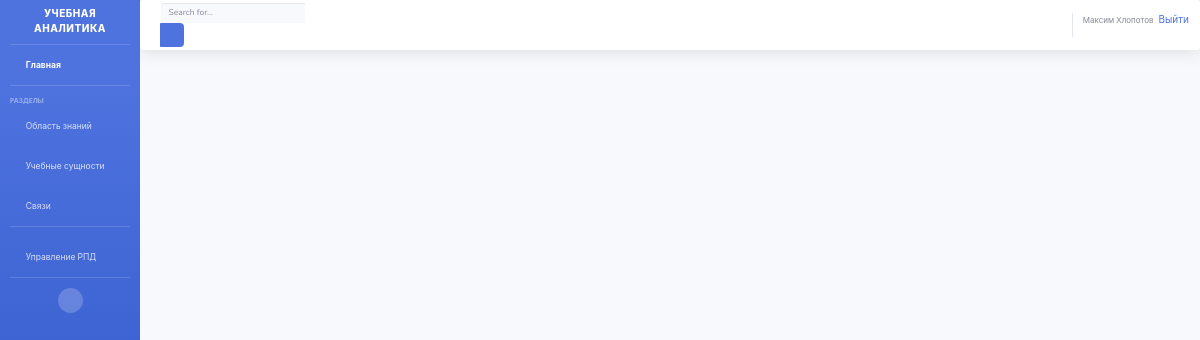
The page /items/ (signed in) on the database as committed earlier.
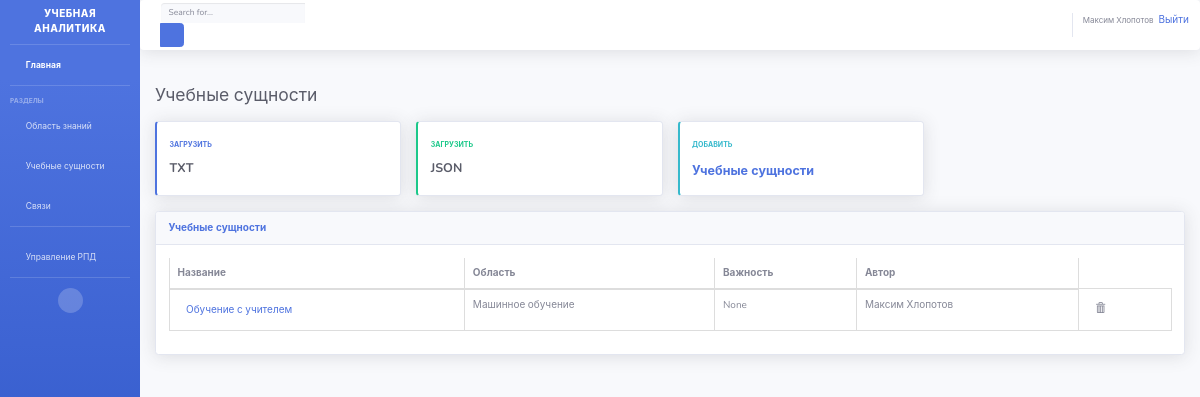
The same page on the database as committed later.
### dataprocessing/models.py (models this page shows, shortened)
class Items(models.Model):
    name = models.CharField(max_length=200, blank=True, verbose_name='Название')
    domain = models.ForeignKey(Domain, null = True, blank = True, help_text='Укажите область', verbose_name='Область знаний',on_delete=models.CASCADE,)
    author = models.ForeignKey(User, on_delete=models.CASCADE, related_name = 'author', verbose_name='Пользователи')
    value = models.IntegerField(blank=True, null = True, default = 0, verbose_name='Значение')
    source = models.CharField(max_length=200, blank=True, verbose_name='Источник')

class Domain(models.Model):
    name = models.CharField(max_length=200, blank=True, verbose_name='Название')
    user = models.ManyToManyField(settings.AUTH_USER_MODEL, related_name = 'domain_user', verbose_name='Пользователи')
    def __str__(self):
        return self.name

### dataprocessing/views.py (the view)
# urls.py: url(r'^items/$', views.ItemsListView.as_view(), name = 'items'),
class ItemsListView(View):
    model = Items
    def get(self,request):
        items_list = Items.objects.order_by('name').all()
        domain_list = Domain.objects.all()
        return render(request, 'dataprocessing/items_list.html', {'items_list': items_list, 'domain_list': domain_list})

### dataprocessing/templates/dataprocessing/items_list.html (shortened to what the changed rows need)
{% extends "main.html" %}
{% load crispy_forms_tags %}
{% block content %}
{% if user.is_authenticated %}
{% if items_list %}
 <div class="d-sm-flex align-items-center justify-content-between mb-4">
      <h1 class="h3 mb-0 text-gray-800">Учебные сущности</h1>
      </div>
          <div class="row">
            <div class="col-xl-3 col-md-6 mb-4">
              <div class="card border-left-primary shadow h-100 py-2">
                <div class="card-body">
                  <div class="row no-gutters align-items-center">
                    <div class="col mr-2">
                      <div class="text-xs font-weight-bold text-primary text-uppercase mb-1">Загрузить</div>
                      <div class="h5 mb-0 font-weight-bold text-gray-800">TXT
                      </div>
                    </div>
                    <div class="col-auto">
                      <i class="fas fa-download fa-2x text-gray-300" data-toggle="modal" data-target="#TxtModal"></i>
                    </div>
                  </div>
                </div>
              </div>
            </div>
            <div class="col-xl-3 col-md-6 mb-4">
              <div class="card border-left-success shadow h-100 py-2">
                <div class="card-body">
                  <div class="row no-gutters align-items-center">
                    <div class="col mr-2">
                      <div class="text-xs font-weight-bold text-success text-uppercase mb-1">Загрузить</div>
                      <div class="h5 mb-0 font-weight-bold text-gray-800">JSON</div>
                    </div>
                    <div class="col-auto">
                      <i class="fas fa-download fa-2x text-gray-300" data-toggle="modal" data-target="#JsonModal"></i>
                    </div>
                  </div>
                </div>
              </div>
            </div>
            <div class="col-xl-3 col-md-6 mb-4">
              <div class="card border-left-info shadow h-100 py-2">
                <div class="card-body">
                  <div class="row no-gutters align-items-center">
                    <div class="col mr-2">
                      <div class="text-xs font-weight-bold text-info text-uppercase mb-1">Добавить</div>
                      <div class="row no-gutters align-items-center">
                        <div class="col-auto">
                          <div class="h5 mb-0 mr-3 font-weight-bold text-gray-800"><a href="{% url 'post_items' %}">Учебные сущности</a></div>
                        </div>
                      </div>
                    </div>
                    <div class="col-auto">
                      <i class="fas fa-clipboard-list fa-2x text-gray-300"></i>
                    </div>
                  </div>
                </div>
              </div>
            </div>
</div>
          <div class="card shadow mb-4">
            <div class="card-header py-3">
              <h6 class="m-0 font-weight-bold text-primary">Учебные сущности</h6>
            </div>
            <div class="card-body">
              <div class="table-responsive">
                <table class="table table-bordered" id="dataTable" width="100%" cellspacing="0">
                  <thead>
                <tr>
                  <th>Название</th>
                  <th>Область</th>
                  <th>Важность</th>
                  <th>Автор</th>
                </tr>
              </thead>
              <tbody>
              <div class="form-check">
              {% for item in items_list %}
              {% for user in item.domain.user.all %}
                {% if user == request.user %}
                <tr>
                <td><a class="btn btn-link" href="{% url 'details' pk=item.pk %}">{{ item.name }}</a></td>
                 <td>{{item.domain}}</td>
                 <td>{{item.value}}</td>
                 <td>{{item.author.get_full_name}}</td>
                 <td><a class="btn btn-default" href="{% url 'items_delete' pk=item.pk %}"><span class="glyphicon glyphicon-trash"></span></a></td>
                </tr>
              </tbody>
              {%endif%}
              {% endfor %}
    {% endfor %}
            </table>
          </div>
</div>
</div>
{% endif %}
{%else%}
     <p>Войдите или зарегестрируйтесь, чтобы увидеть эту страницу.</p>
     <p><a href="{% url 'login'%}?next={{request.path}}">Войти</a></p>
     <p><a href="{% url 'register' %}">Зарегестрироваться</a></p>
{% endif %}
{% endblock %}

### dataprocessing/templates/main.html (shortened to what this page needs)
<!DOCTYPE html>
<html lang="en">
<head>
  <link rel="stylesheet" href="https://maxcdn.bootstrapcdn.com/bootstrap/3.3.7/css/bootstrap.min.css">
  <link rel="stylesheet" href="https://cdn.jsdelivr.net/npm/bootstrap-select@1.13.12/dist/css/bootstrap-select.min.css">
  <link href="/static/vendor/fontawesome-free/css/all.min.css" rel="stylesheet" type="text/css">
  {% load static%}
  <link href="/static/css/sb-admin-2.min.css" rel="stylesheet">
</head>
<body id="page-top">
  <div id="wrapper">
    <ul class="navbar-nav bg-gradient-primary sidebar sidebar-dark accordion" id="accordionSidebar">
      <a class="sidebar-brand d-flex align-items-center justify-content-center" href="{% url 'index' %}">
        <div class="sidebar-brand-text mx-3">УЧЕБНАЯ АНАЛИТИКА</div>
      </a>
      <hr class="sidebar-divider my-0">
      <li class="nav-item active">
        <a class="nav-link" href="{% url 'index' %}">
          <i class="fas fa-fw fa-tachometer-alt"></i>
          <span>Главная</span></a>
      </li>
      <hr class="sidebar-divider">
      <div class="sidebar-heading">
        Разделы
      </div>
      {% if user.is_authenticated %}
      <li class="nav-item">
        <a class="nav-link" href="{% url 'domain' %}">
          <i class="fas fa-fw fa-university"></i>
          <span>Область знаний</span></a>
      </li>
      <li class="nav-item">
        <a class="nav-link" href="{% url 'items' %}">
          <i class="fas fa-fw fa-list"></i>
          <span>Учебные сущности</span></a>
      </li>
      <li class="nav-item">
        <a class="nav-link" href="{% url 'relation' %}">
          <i class="fas fa-fw fa-sitemap"></i>
          <span>Связи</span></a>
      </li>
      <hr class="sidebar-divider">
      {% if user.is_staff %}
      <li class="nav-item">
        <a class="nav-link" href="{% url 'workprograms' %}">
          <i class="fas fa-fw fa-university"></i>
          <span>Управление РПД</span></a>
      </li>
      {% endif %}
      <hr class="sidebar-divider d-none d-md-block">
      <div class="text-center d-none d-md-inline">
        <button class="rounded-circle border-0" id="sidebarToggle"></button>
      </div>
    </ul>
    <div id="content-wrapper" class="d-flex flex-column">
      <div id="content">
        <nav class="navbar navbar-expand navbar-light bg-white topbar mb-4 static-top shadow">
          <form class="d-none d-sm-inline-block form-inline mr-auto ml-md-3 my-2 my-md-0 mw-100 navbar-search">
            <div class="input-group">
              <input type="text" class="form-control bg-light border-0 small" placeholder="Search for..." aria-label="Search" aria-describedby="basic-addon2">
              <div class="input-group-append">
                <button class="btn btn-primary" type="button">
                  <i class="fas fa-search fa-sm"></i>
                </button>
              </div>
            </div>
          </form>
          <ul class="navbar-nav ml-auto">
            <a href="#"><span class="mr-2 d-none d-lg-inline text-gray-600 small">{{ user.get_full_name}}</span></a>
            <a href="{% url 'logout'%}">Выйти</a>
            {% endif %}
          </ul>
        </nav>
        <div class="container-fluid">
        {% block content %}{% endblock %}
        </div>
      </div>
    </div>
  </div>
</body>
</html>

Rows that differ between the two databases and show on the page:
added Items: name "Обучение с учителем", domain "Машинное обучение", value "None", author.get_full_name "Максим Хлопотов"
Other text that changed with them:
text now shown: "Учебные сущности ЗАГРУЗИТЬ TXT ЗАГРУЗИТЬ JSON ДОБАВИТЬ Учебные сущности Учебные сущности Название Область Важность Автор"
